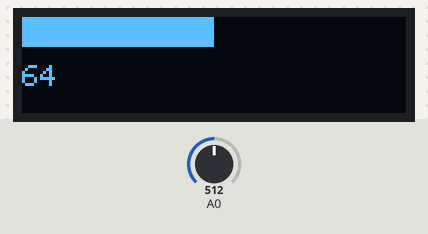
Simulated run of this sketch. Board: Arduino Uno, built with avr-gcc and run on an emulated ATmega328P. Parts: 128×32 one-colour display. The test bench sets the inputs (shaded band); at power-on: A0 = 512. The display library's start-up logo is not drawn.

Above: at 1.2 s.
1.3 s: A0 set to 716
At 2.6 s:
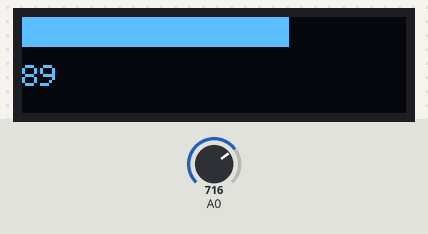
3.0 s: A0 set to 900
At 3.6 s:
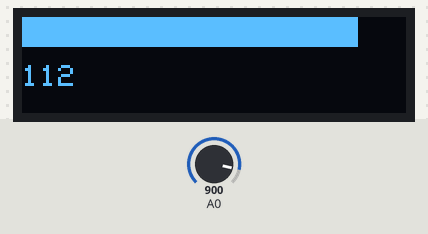
4.6 s: A0 set to 1023
At 5.9 s:
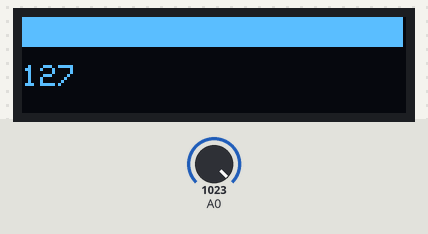
Timing chart, 0 to 7.6 s (numbered marks = the images above; inputs shaded):
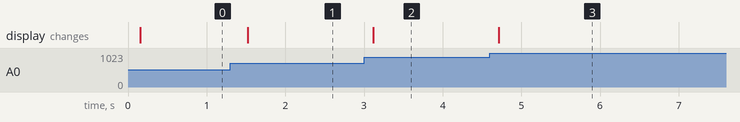

Measured:
- after the input at 1.3 s, the display: changes after 0.22 s (image 1)
- after the input at 3.0 s, the display: changes after 0.12 s (image 2)
- after the input at 4.6 s, the display: changes after 0.11 s (image 3)

The sketch:

198-oled-sensor.ino
```cpp
#include <Wire.h>
#include <Adafruit_GFX.h>
#include <Adafruit_SSD1306.h>

#define SCREEN_WIDTH 128 // OLED display width, in pixels
#define SCREEN_HEIGHT 32 // OLED display height, in pixels

// Declaration for an SSD1306 display connected to I2C (SDA, SCL pins)
#define OLED_RESET     4 // Reset pin # (or -1 if sharing Arduino reset pin)
Adafruit_SSD1306 display(SCREEN_WIDTH, SCREEN_HEIGHT, &Wire, OLED_RESET);


void setup() {
  if(!display.begin(SSD1306_SWITCHCAPVCC, 0x3C)) { // Address 0x3C for 128x32
    Serial.println(F("SSD1306 allocation failed"));
    for(;;); // Don't proceed, loop forever
  }
  // Show initial display buffer contents on the screen --
  // the library initializes this with an Adafruit splash screen.
  display.display();
  // Clear the buffer
  display.clearDisplay();

}

void loop() {
  int v = analogRead(A0);
  v = map (v, 0, 1024, 0, 128);
  display.clearDisplay();
  display.fillRect(0, 0, v, 10, INVERSE);

  display.setTextSize(1);             // Normal 1:1 pixel scale
  display.setTextColor(WHITE);        // Draw white text
  display.setCursor(0,16);             // Start at top-left corner
  display.println(v);

  delay(100);

  display.display();
}
```
